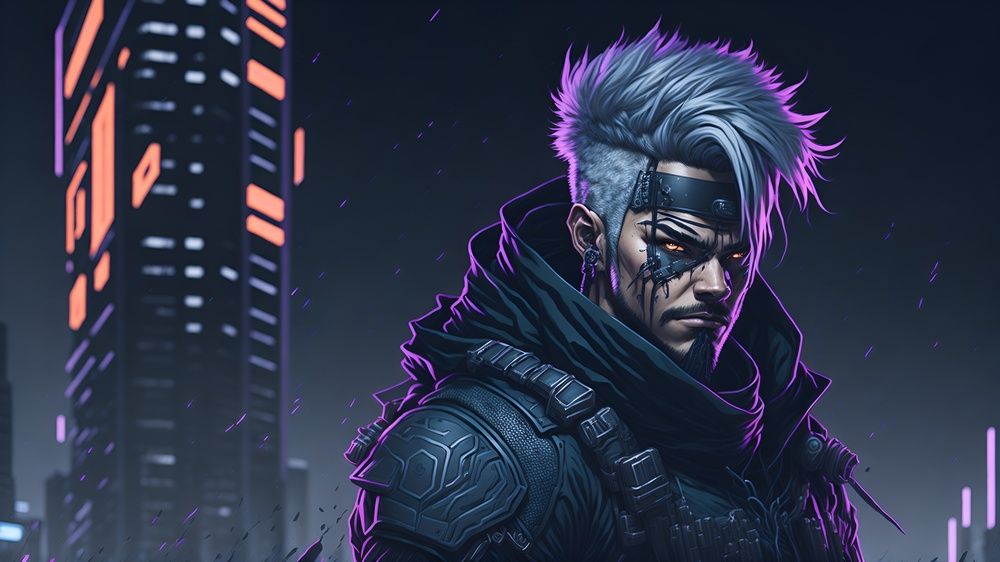
#> input picture semester-3/Assignment-4/region-growing/KakashiCyberpunk.jpg, 1000 x 562 px, shrunk from 3616 x 2032 before the run
$ python main.py
#> lines starting #> are read from the running program, lines starting #| are printed output that depends on the picture; after the words box and inside, x2 and y2 are one past the last pixel; in counts of white or black regions, pixels touching at a corner belong together
#####################################
#                                   #
#  @author      : 00xWolf           #
#    GitHub    : @mmsaeed509       #
#    Developer : Mahmoud Mohamed   #
#  﫥  Copyright : Mahmoud Mohamed   #
#                                   #
#####################################


import numpy as np
import cv2


def region_growing(img, seed_point, threshold):
    # Applies the region-growing algorithm to segment an image.
    #
    # Args:
    #     img (ndarray): The input grayscale image.
    #     seed_point (tuple): The seed point to start the region-growing algorithm from.
    #     threshold (int): The threshold value used to determine whether to add a pixel to the region.
    #
    # Returns:
    #     ndarray: A binary mask indicating the segmented region.

    # Initialize the region mask and the visited flag array.
    region_mask = np.zeros_like(img, dtype=np.uint8)
    visited = np.zeros_like(img, dtype=np.uint8)

    # Initialize the queue with the seed point.
    queue = [seed_point]

    # Get the shape of the image.
    height, width = img.shape

    # Loop until the queue is empty.
    while len(queue) > 0:
        # Pop the next point from the queue.
        current_point = queue.pop(0)

        # Check if the point has already been visited.
        if visited[current_point[1], current_point[0]] == 1:
            continue

        # Mark the point as visited.
        visited[current_point[1], current_point[0]] = 1

        # Check if the point should be added to the region.
        if img[current_point[1], current_point[0]] <= threshold:
            region_mask[current_point[1], current_point[0]] = 255

            # Add the adjacent pixels to the queue.
            neighbors = get_neighbors(current_point, height, width)
            queue.extend(neighbors)

    return region_mask


def get_neighbors(point, height, width):
    #
    # Returns the adjacent pixels to a given point.
    #
    # Args:
    #     point (tuple): The point to get the neighbors of.
    #     height (int): The height of the image.
    #     width (int): The width of the image.
    #
    # Returns:
    #     list: A list of tuples representing the adjacent pixels.

    x, y = point

    neighbors = []

    # Check the top pixel.
    if y > 0:
        neighbors.append((x, y - 1))

    # Check the left pixel.
    if x > 0:
        neighbors.append((x - 1, y))

    # Check the bottom pixel.
    if y < height - 1:
        neighbors.append((x, y + 1))

    # Check the right pixel.
    if x < width - 1:
        neighbors.append((x + 1, y))

    return neighbors


# Load the image.
img = cv2.imread('KakashiCyberpunk.jpg', cv2.IMREAD_GRAYSCALE)
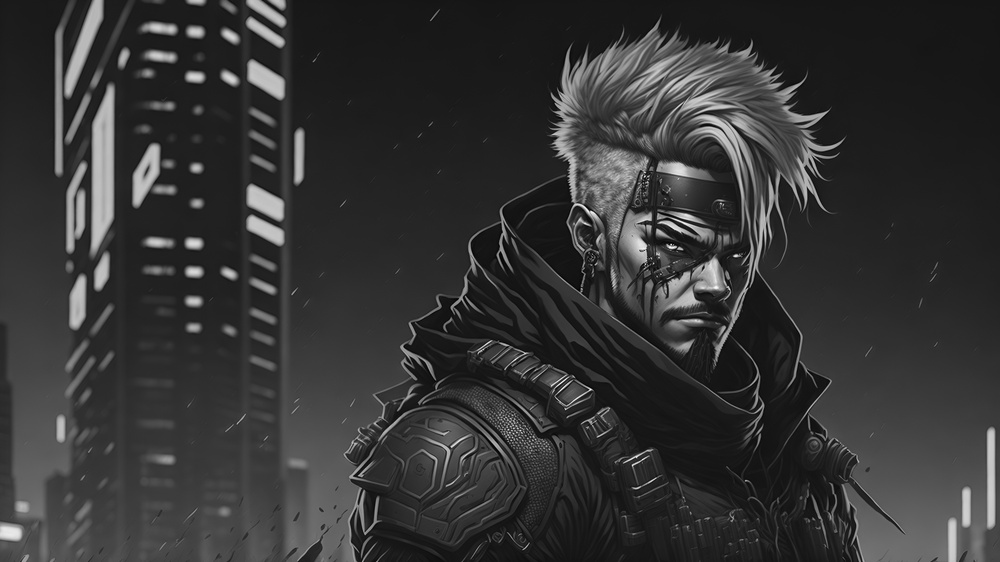
#> img: shape (562, 1000); min 0, max 255, mean 52.6

# Apply the region-growing algorithm.
region_mask = region_growing(img, (50, 50), 100)
#> after the loop in region_growing, `while len(queue) > 0:`:
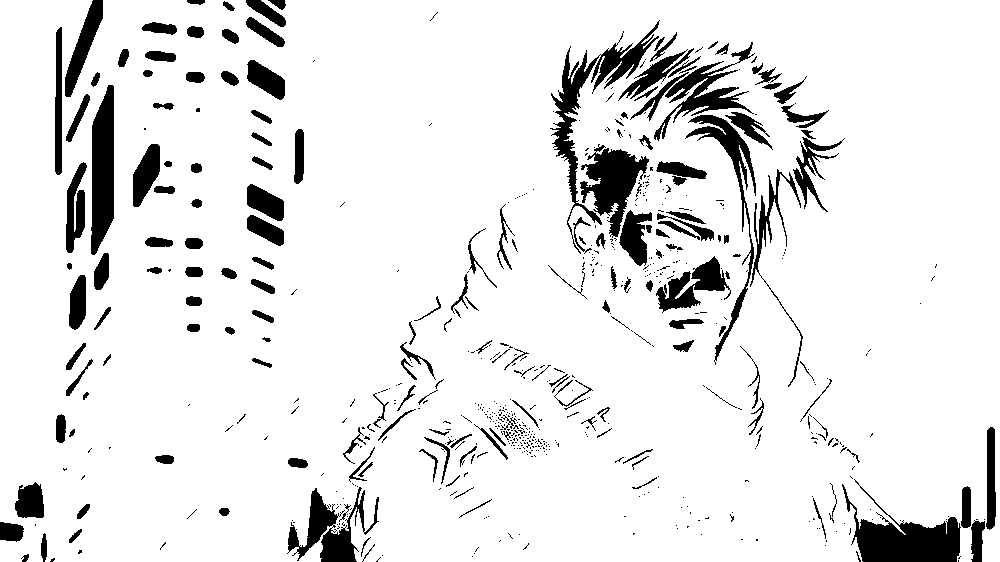
#> region_mask: shape (562, 1000); 90.2% white; 643 black regions (465 under 20 px), largest, box (x1, y1, x2, y2) and area: (842, 479, 961, 562) 4099, (550, 20, 660, 254) 3619, (91, 85, 114, 255) 3074
#> after the loop in region_growing, `while len(queue) > 0:`:
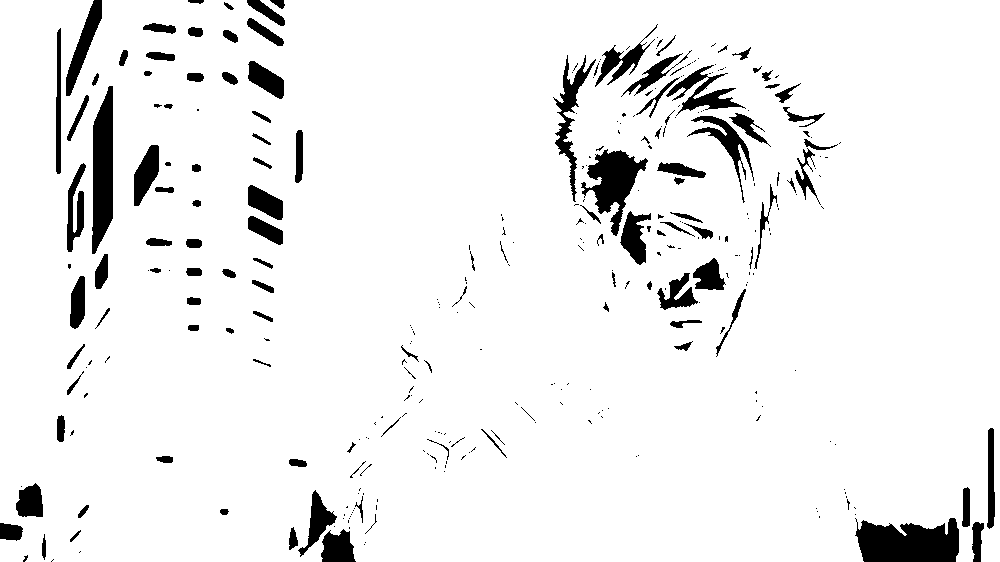
#> visited: shape (562, 1000); values 0 (black) and 1 (white), 93.5% white; 330 black regions (209 under 20 px), largest, box (x1, y1, x2, y2) and area: (855, 518, 959, 562) 3617, (92, 86, 113, 254) 2730, (581, 149, 648, 236) 2442
#> after the loop in region_growing, `while len(queue) > 0:`: queue = []

# Display the results.
cv2.imshow('Input Image', img)
cv2.imshow('Segmented Region', region_mask)
cv2.imwrite("Segmented Region.jpg", region_mask)
cv2.waitKey(0)
cv2.destroyAllWindows()
